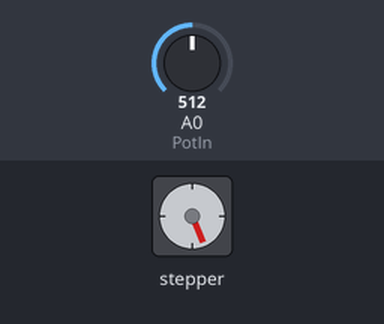
A sketch run on a simulated Arduino Mega 2560, built with avr-gcc and run on an emulated ATmega2560. On the bench: stepper motor. Inputs (shaded band) come from the test bench; at power-on: A0 (PotIn) = 512. Stepper angles assume 720 steps per turn.

Above: at 2.9 s.
3.0 s: A0 (PotIn) set to 716
At 4.3 s:
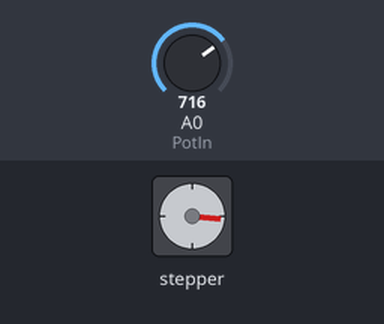
4.8 s: A0 (PotIn) set to 306
At 6.7 s:
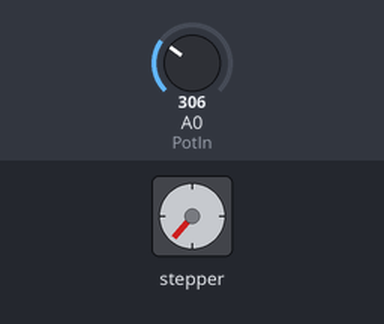
7.0 s: A0 (PotIn) set to 900
At 9.3 s:
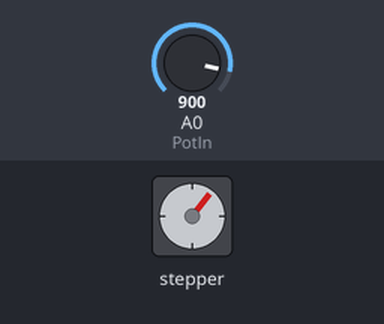
9.6 s: A0 (PotIn) set to 0
At 12.3 s:
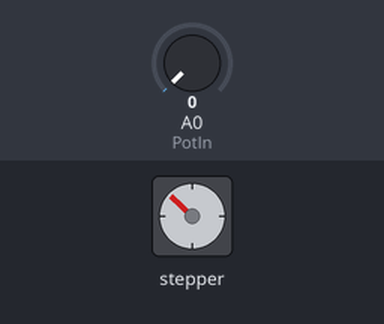
12.6 s: A0 (PotIn) set to 122
At 14.0 s:
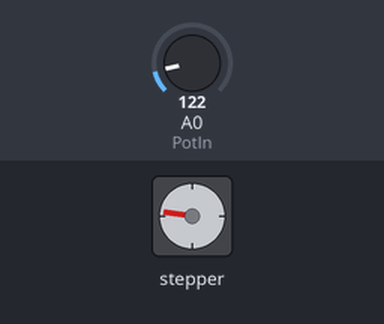
Timing chart, 0 to 15.3 s (numbered marks = the images above; inputs shaded):
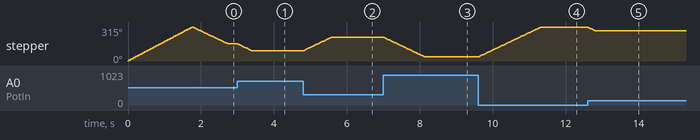

Measured:
- after the input at 3.0 s, stepper: turns 62° counter-clockwise in 0.38 s, starting at once
- after the input at 4.8 s, stepper: turns 124° clockwise in 0.77 s, starting at once
- after the input at 7.0 s, stepper: turns 181° counter-clockwise in 1.1 s, starting at once
- after the input at 9.6 s, stepper: turns 275° clockwise in 1.7 s, starting at once
- after the input at 12.6 s, stepper: turns 36° counter-clockwise in 0.22 s, starting at once
- by itself, stepper: turns 315° clockwise in 1.7 s, then 157° counter-clockwise in 0.95 s

The sketch:

stepper_potentiometer.ino
```cpp
/*------------------------------------------------------
Gauge_Pot01
Arduining.com 10 July 2011
Direct driving of Miniature Stepper Motor used as an indicator
drive for dashboard instrumentation.
Hardware:
-Arduino UNO.
-Potentiometer.
-Stepper Motor VID29-05P (Can be directly driven by MCU):
    -Low current consumption: <20mA
    -Rotation Angle:Max 315°
    -0.5°/full step
    -Coil resistance: 280 +/- 20Ω
 -----------------------------------------------------*/
#include <Stepper.h>
#define  STEPS  720    // steps per revolution (limited to 315°)
#define  COIL1  8
#define  COIL2  9
#define  COIL3  10
#define  COIL4  11

#define PotIn  0

// create an instance of the stepper class:
Stepper stepper(STEPS, COIL1, COIL2, COIL3, COIL4);

void setup(){
  stepper.setSpeed(30);    // set the motor speed to 30 RPM (360 PPS aprox.).
  stepper.step(630);       //Reset Position(630 steps counter-clockwise).
//  Serial.begin(9600);    //for debuging.
}
int pos=0;                 //Position in steps(0-630)= (0°-315°)

void loop(){
  int val = analogRead(PotIn);   //get the potentiometer value (range 0-1023)
  val= map(val,0,1023,0,630);    // map pot range in the stepper range.

  if(abs(val - pos)> 2){         //if diference is greater than 2 steps.
      if((val - pos)> 0){
          stepper.step(-1);      // move one step to the left.
          pos++;
          }
      if((val - pos)< 0){
          stepper.step(1);       // move one step to the right.
          pos--;
          }
      }
//  Serial.println(pos);      //for debuging...
//  Serial.println(val);
//  delay(100);
}
```
